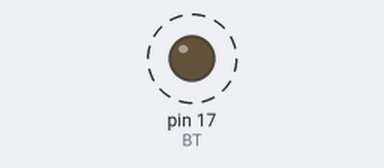
A sketch run on a simulated Arduino Uno, built with avr-gcc and run on an emulated ATmega328P. On the bench: output pins drawn as LEDs (lit = HIGH). Dashed ring = blinking. What the sketch prints to the serial monitor is not drawn.

Above: at 0.2 s.
Timing chart, 0 to 3.0 s (numbered marks = the images above):
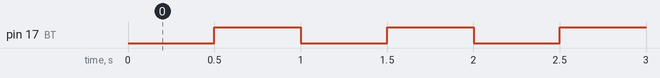

Measured:
- by itself, pin 17 (BT): alternates HIGH for 0.50 s and LOW for 0.50 s

The sketch:

lab3.1.ino
```cpp
void setup() {
  Serial.begin(115200);
  int count = 1;
  int BT = 17;
  pinMode(BT, OUTPUT);
  while (count <= 5) {
    digitalWrite(BT, LOW);
    delay(500);
    digitalWrite(BT, HIGH);
    delay(500);
    Serial.println(count);
    count++;
    count = 5;
    while (count >= 1) {
      Serial.println(count);
      count--;
    }
  }
}


void loop() {
}
```
